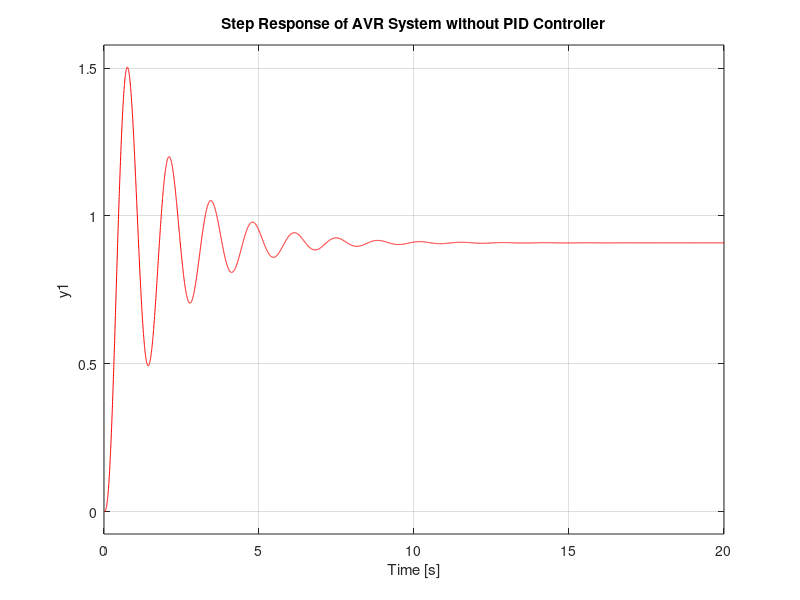

The MATLAB script that drew this image: (Note: this script raises an error after producing the figure.)
%% PSO controlled PID controller for AVR system
%% AVR Transfer Function
num = [0.1, 10];
den = [0.0004, 0.0454, 0.555, 1.52, 11];

sys = tf(num, den);

%% Step response
step(sys , 'r');
grid on;
title('Step Response of AVR System without PID Controller');


%% Parameters
[y, t] = step(sys);

info = stepinfo(y, t);

Ess = abs(1 - y(end))                           % Steady-state error
Mp = (max(y)- y(end)) / y(end)                  % Maximum overshoot
Ts = info.SettlingTime                          % Settling time
Tr = info.RiseTime                              % Rise time


%% AVR with a PID Controller

num_f = 10;
den_f = [0.04, 0.54, 1.5, 1];
AVR_ForwardPath = tf(num_f, den_f);

num_b = 1;
den_b = [0.01, 1];
AVR_BackwardPath = tf(num_b, den_b);

% PID controller parameters
Kp = 0.6570; % Proportional gain
Ki = 0.5389; % Integral gain
Kd = 0.2458; % Derivative gain

pid_controller = pid(Kp, Ki, Kd);

sys_with_pid = feedback(pid_controller * AVR_ForwardPath, AVR_BackwardPath);


%% Step Response
t = 0:0.01:2; 
step(sys_with_pid, t, 'r');
grid on;
title('Step Response of AVR System with PID Controller');


%% Parameters
[y, t] = step(sys_with_pid);

info_PID = stepinfo(y, t);

% Extract relevant performance metrics
Ess1 = abs(1 - y(end)) % Steady-state error
Mp1 = (max(y)- y(end)) / y(end) % Maximum overshoot
Ts1 = info.SettlingTime % Settling time
Tr1 = info.RiseTime % Rise time


%% PSO
%% Initialization
% PSO constants
c = 2;                        % Acceleration Constant
w_max = 0.9;                  % Max Inertial weight
w_min = 0.4;                  % Min Inertial weight
particles = 50;               % No. of Particles
iteration = 50;               % No. of Iterations
Var = 3;                      % No. of Variables
max_stagnation = 5;           % Stagnation count
stagnation_count = 0;

% Range of Controller Parameters
a = [0, 0, 0];
b = [1.5, 1, 1];

% Optimization steps
c_cf = 0;
beta = 1;

% Preallocate space for matrices v, x, and xp
v = zeros(particles, Var);
x = zeros(particles, Var);
xp = zeros(particles, Var);
best_cf_ac = zeros(iteration);

% Initialization
for m=1:particles
    for n=1:Var
        v(m,n)=0;
        x(m,n)=a(n)+rand*(b(n)-a(n));
        xp(m,n)=x(m,n);
    end

    % Model parameters
    kp = x(m,1);
    ki = x(m,2);
    kd = x(m,3);

    % f (Objective Function)
    f(m) = PerformanceCriterion(kp, ki, kd, beta);
end

[Best_performance,location] = min(f);
fg = Best_performance;
xg(1) = x(location,1);
xg(2) = x(location,2);
xg(3) = x(location,3);

%% PSO Algorithmn
for i=1:iteration
    w = w_max - ((w_max-w_min)/iteration)*i;
    for m=1:particles
        for n=1:Var
           v(m,n)=(w*v(m,n))+(c*rand*(xp(m,n)-x(m,n)))+(c*rand*(xg(n)-x(m,n)));
           x(m,n)=x(m,n)+v(m,n);
        end
        
        % Checking bound
        for n=1:Var
            if x(m,n) < a(n)
                x(m,n) = a(n);
            end
            if x(m,n) > b(n)
               x(m,n) = b(n);
            end
        end

        % Model parameters
        kp=x(m,1);
        ki=x(m,2);
        kd=x(m,3);
        
        % f (Objective Function)
        fp(m) = PerformanceCriterion(kp, ki, kd, beta);
        
        % compare Local
        if fp(m)<f(m)
            f(m)=fp(m);
            xp(m,1)=x(m,1);
            xp(m,2)=x(m,2);
            xp(m,3)=x(m,3);
        end
    
    end 
   
    if fg == best_cf_ac(c_cf+1)
        stagnation_count = stagnation_count + 1;
    else
        stagnation_count = 0; 
    end
    
    if stagnation_count >= max_stagnation
        disp('Optimization terminated due to stagnation.');
        break; 
    end

     [B_fg,location]=min(f);
     
    %  compare global
    if B_fg<fg
        fg=B_fg;
        xg(1)=xp(location,1);
        xg(2)=xp(location,2);
        xg(3)=xp(location,3);
    end
    c_cf=c_cf+1;
    best_cf_ac(c_cf)=fg;

end


Min_f=fg;
kp = xg(1);
ki = xg(2);
kd = xg(3);

disp("PSO Completed (Yaaaay)");
disp(["Kp : ", num2str(kp)]);
disp(["Ki : ", num2str(ki)]);
disp(["Kd : ", num2str(kd)]);

Gc=pid(kp,ki,kd);
Gcf = feedback(Gc*AVR_ForwardPath,AVR_BackwardPath);
y=step(Gcf);

t_cf=1:c_cf;

figure;
plot(t_cf,best_cf_ac,'r--','LineWidth',2),xlabel('iteration'),ylabel('Value Function');
grid on;
legend('Value Function for PSO-PID');
title('Value Function with each Iteration');

pid_controller = pid(kp, ki, kd);
sys_with_pid = feedback(pid_controller * AVR_ForwardPath, AVR_BackwardPath);

W_PID = PerformanceCriterion(kp, ki, kd, 1);
disp("Performance criterion of PSO PID Controller : " + num2str(W_PID));

t = 0:0.01:2;
step(sys_with_pid, t, 'r');
grid on;
title('Step Response of AVR System with PSO - PID Controller');

%% Performance Criterion : W(k)

function W = PerformanceCriterion(Kp, Ki, Kd, beta)
    num_f = 10;
    den_f = [0.04, 0.54, 1.5, 1];
    AVR_ForwardPath = tf(num_f, den_f);
    
    num_b = 1;
    den_b = [0.01, 1];
    AVR_BackwardPath = tf(num_b, den_b);

    pid_controller = pid(Kp, Ki, Kd);

    sys_with_pid = feedback(pid_controller * AVR_ForwardPath, AVR_BackwardPath);
    
    [y, t] = step(sys_with_pid);
    info = stepinfo(y, t);

    Ess = abs(1 - y(end));                  % Steady-state error
    Mp = (max(y)- y(end)) / y(end);         % Maximum overshoot
    Ts = info.SettlingTime;                 % Settling time
    Tr = info.RiseTime;                     % Rise time

    W = (1-exp(-beta))*(Mp + Ess) + (exp(-beta))*(Ts - Tr);
end

